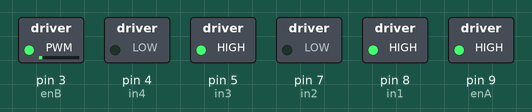
This sketch was run on a simulated Arduino Uno, built with avr-gcc and run on an emulated ATmega328P. On the bench: switched loads named in the sketch (green lamp = pin HIGH).

Above: at 0.1 s.
Timing chart, 0 to 1.6 s (numbered marks = the images above):
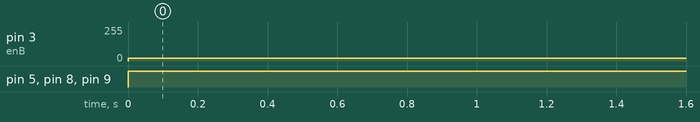

Measured:
- by itself, pin 3 (enB): 0/255 → 20/255 at 0.00 s
- by itself, pin 5 (in3), pin 8 (in1), pin 9 (enA): LOW → HIGH at 0.00 s

The sketch:

dc_motor_l298.ino
```cpp
// Motor A connections
int enA = 9;
int in1 = 8;
int in2 = 7;
// Motor B connections
int enB = 3;
int in3 = 5;
int in4 = 4;

void setup() {
  // Set all the motor control pins to outputs
  pinMode(enA, OUTPUT);
  pinMode(enB, OUTPUT);
  pinMode(in1, OUTPUT);
  pinMode(in2, OUTPUT);
  pinMode(in3, OUTPUT);
  pinMode(in4, OUTPUT);

  // Turn off motors - Initial state
  digitalWrite(in1, LOW);
  digitalWrite(in2, LOW);
  digitalWrite(in3, LOW);
  digitalWrite(in4, LOW);
}

void loop() {
  directionControl();
  //delay(1000);
  //speedControl();
  //delay(1000);
}

// This function lets you control spinning direction of motors
void directionControl() {
  // Set motors to maximum speed
  // For PWM maximum possible values are 0 to 255


  // Turn on motor A & B
  digitalWrite(in1, HIGH);
  digitalWrite(in2, LOW);
  digitalWrite(in3, HIGH);
  digitalWrite(in4, LOW);
  analogWrite(enA, 255);
  analogWrite(enB, 20);
  delay(2000);

  /* Now change motor directions
  digitalWrite(in1, LOW);
  digitalWrite(in2, HIGH);
  digitalWrite(in3, LOW);
  digitalWrite(in4, HIGH);
  delay(2000);

  // Turn off motors
  digitalWrite(in1, LOW);
  digitalWrite(in2, LOW);
  digitalWrite(in3, LOW);
  digitalWrite(in4, LOW);*/
}

// This function lets you control speed of the motors
void speedControl() {
  // Turn on motors
  digitalWrite(in1, LOW);
  digitalWrite(in2, HIGH);
  digitalWrite(in3, LOW);
  digitalWrite(in4, HIGH);

  // Accelerate from zero to maximum speed
  for (int i = 0; i < 256; i++) {
    analogWrite(enA, i);
    analogWrite(enB, i);
    delay(20);
  }

  // Decelerate from maximum speed to zero
  for (int i = 255; i >= 0; --i) {
    analogWrite(enA, i);
    analogWrite(enB, i);
    delay(20);
  }

  // Now turn off motors
  digitalWrite(in1, LOW);
  digitalWrite(in2, LOW);
  digitalWrite(in3, LOW);
  digitalWrite(in4, LOW);
}
```
